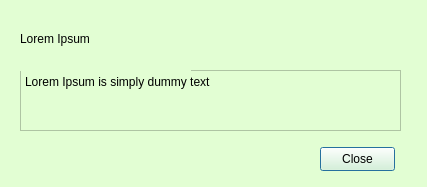
<?xml version="1.0" encoding="UTF-8"?>
<ui version="4.0">
 <class>Dialog</class>
 <widget class="QDialog" name="Dialog">
  <property name="geometry">
   <rect>
    <x>0</x>
    <y>0</y>
    <width>427</width>
    <height>187</height>
   </rect>
  </property>
  <property name="windowTitle">
   <string>details</string>
  </property>
  <property name="styleSheet">
   <string notr="true">background-color: #E2FED3;
</string>
  </property>
  <widget class="QLabel" name="label_6">
   <property name="geometry">
    <rect>
     <x>210</x>
     <y>147</y>
     <width>21</width>
     <height>21</height>
    </rect>
   </property>
   <property name="text">
    <string/>
   </property>
   <property name="pixmap">
    <pixmap>img/more_vert_FILL1_wght400_GRAD0_opsz48.png</pixmap>
   </property>
   <property name="scaledContents">
    <bool>true</bool>
   </property>
  </widget>
  <widget class="QLabel" name="label_2">
   <property name="geometry">
    <rect>
     <x>60</x>
     <y>147</y>
     <width>21</width>
     <height>21</height>
    </rect>
   </property>
   <property name="midLineWidth">
    <number>0</number>
   </property>
   <property name="text">
    <string/>
   </property>
   <property name="pixmap">
    <pixmap>img/person_add_FILL0_wght400_GRAD0_opsz48.png</pixmap>
   </property>
   <property name="scaledContents">
    <bool>true</bool>
   </property>
  </widget>
  <widget class="QLabel" name="label_5">
   <property name="geometry">
    <rect>
     <x>180</x>
     <y>147</y>
     <width>21</width>
     <height>21</height>
    </rect>
   </property>
   <property name="text">
    <string/>
   </property>
   <property name="pixmap">
    <pixmap>img/archive_FILL0_wght400_GRAD0_opsz48.png</pixmap>
   </property>
   <property name="scaledContents">
    <bool>true</bool>
   </property>
  </widget>
  <widget class="QLabel" name="label_7">
   <property name="enabled">
    <bool>true</bool>
   </property>
   <property name="geometry">
    <rect>
     <x>240</x>
     <y>147</y>
     <width>21</width>
     <height>21</height>
    </rect>
   </property>
   <property name="text">
    <string/>
   </property>
   <property name="pixmap">
    <pixmap>img/undo_FILL0_wght400_GRAD0_opsz48.png</pixmap>
   </property>
   <property name="scaledContents">
    <bool>true</bool>
   </property>
  </widget>
  <widget class="QLabel" name="label">
   <property name="geometry">
    <rect>
     <x>20</x>
     <y>147</y>
     <width>21</width>
     <height>21</height>
    </rect>
   </property>
   <property name="text">
    <string/>
   </property>
   <property name="pixmap">
    <pixmap>img/add_alert_FILL0_wght400_GRAD0_opsz48.png</pixmap>
   </property>
   <property name="scaledContents">
    <bool>true</bool>
   </property>
  </widget>
  <widget class="QLabel" name="label_8">
   <property name="geometry">
    <rect>
     <x>270</x>
     <y>147</y>
     <width>21</width>
     <height>21</height>
    </rect>
   </property>
   <property name="text">
    <string/>
   </property>
   <property name="pixmap">
    <pixmap>img/redo_FILL0_wght400_GRAD0_opsz48.png</pixmap>
   </property>
   <property name="scaledContents">
    <bool>true</bool>
   </property>
  </widget>
  <widget class="QPlainTextEdit" name="plainTextEdit_2">
   <property name="geometry">
    <rect>
     <x>20</x>
     <y>70</y>
     <width>381</width>
     <height>61</height>
    </rect>
   </property>
   <property name="styleSheet">
    <string notr="true"/>
   </property>
   <property name="plainText">
    <string>Lorem Ipsum is simply dummy text 

</string>
   </property>
  </widget>
  <widget class="QLabel" name="label_21">
   <property name="geometry">
    <rect>
     <x>360</x>
     <y>0</y>
     <width>21</width>
     <height>21</height>
    </rect>
   </property>
   <property name="text">
    <string/>
   </property>
   <property name="pixmap">
    <pixmap>img/bookmark_FILL1_wght400_GRAD0_opsz48.png</pixmap>
   </property>
   <property name="scaledContents">
    <bool>true</bool>
   </property>
  </widget>
  <widget class="QLabel" name="label_3">
   <property name="geometry">
    <rect>
     <x>100</x>
     <y>148</y>
     <width>21</width>
     <height>20</height>
    </rect>
   </property>
   <property name="text">
    <string/>
   </property>
   <property name="pixmap">
    <pixmap>img/palette_FILL0_wght400_GRAD0_opsz48.png</pixmap>
   </property>
   <property name="scaledContents">
    <bool>true</bool>
   </property>
  </widget>
  <widget class="QPushButton" name="btn_close">
   <property name="geometry">
    <rect>
     <x>320</x>
     <y>147</y>
     <width>75</width>
     <height>24</height>
    </rect>
   </property>
   <property name="cursor">
    <cursorShape>ClosedHandCursor</cursorShape>
   </property>
   <property name="text">
    <string>Close</string>
   </property>
  </widget>
  <widget class="QLabel" name="label_11">
   <property name="geometry">
    <rect>
     <x>20</x>
     <y>20</y>
     <width>171</width>
     <height>51</height>
    </rect>
   </property>
   <property name="styleSheet">
    <string notr="true">font: 700 italic 18pt &quot;Arial&quot;;</string>
   </property>
   <property name="text">
    <string>Lorem Ipsum
</string>
   </property>
  </widget>
  <widget class="QLabel" name="label_4">
   <property name="geometry">
    <rect>
     <x>140</x>
     <y>147</y>
     <width>21</width>
     <height>21</height>
    </rect>
   </property>
   <property name="text">
    <string/>
   </property>
   <property name="pixmap">
    <pixmap>img/imagesmode_FILL0_wght400_GRAD0_opsz48.png</pixmap>
   </property>
   <property name="scaledContents">
    <bool>true</bool>
   </property>
  </widget>
 </widget>
 <resources/>
 <connections/>
</ui>
